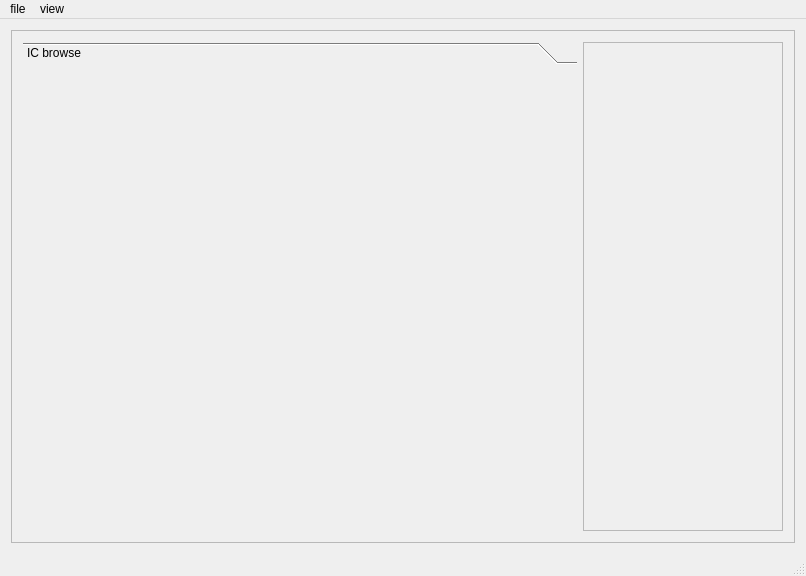
<?xml version="1.0" encoding="UTF-8"?>
<ui version="4.0">
 <class>MainWindow</class>
 <widget class="QMainWindow" name="MainWindow">
  <property name="geometry">
   <rect>
    <x>0</x>
    <y>0</y>
    <width>806</width>
    <height>576</height>
   </rect>
  </property>
  <property name="sizePolicy">
   <sizepolicy hsizetype="Expanding" vsizetype="Expanding">
    <horstretch>0</horstretch>
    <verstretch>0</verstretch>
   </sizepolicy>
  </property>
  <property name="windowTitle">
   <string>MainWindow</string>
  </property>
  <widget class="QWidget" name="centralWidget">
   <property name="sizePolicy">
    <sizepolicy hsizetype="Expanding" vsizetype="Expanding">
     <horstretch>0</horstretch>
     <verstretch>0</verstretch>
    </sizepolicy>
   </property>
   <property name="minimumSize">
    <size>
     <width>300</width>
     <height>300</height>
    </size>
   </property>
   <layout class="QVBoxLayout" name="verticalLayout">
    <item>
     <widget class="QFrame" name="workspace">
      <property name="sizePolicy">
       <sizepolicy hsizetype="Expanding" vsizetype="Expanding">
        <horstretch>0</horstretch>
        <verstretch>0</verstretch>
       </sizepolicy>
      </property>
      <property name="frameShape">
       <enum>QFrame::StyledPanel</enum>
      </property>
      <property name="frameShadow">
       <enum>QFrame::Raised</enum>
      </property>
      <layout class="QHBoxLayout" name="horizontalLayout">
       <item>
        <widget class="QToolBox" name="toolBox">
         <property name="currentIndex">
          <number>0</number>
         </property>
         <widget class="QWidget" name="ICBrowser">
          <property name="geometry">
           <rect>
            <x>0</x>
            <y>0</y>
            <width>562</width>
            <height>469</height>
           </rect>
          </property>
          <attribute name="label">
           <string>IC browse</string>
          </attribute>
         </widget>
        </widget>
       </item>
       <item>
        <widget class="QFrame" name="frame">
         <property name="minimumSize">
          <size>
           <width>200</width>
           <height>200</height>
          </size>
         </property>
         <property name="frameShape">
          <enum>QFrame::StyledPanel</enum>
         </property>
         <property name="frameShadow">
          <enum>QFrame::Raised</enum>
         </property>
        </widget>
       </item>
      </layout>
     </widget>
    </item>
   </layout>
  </widget>
  <widget class="QMenuBar" name="menuBar">
   <property name="geometry">
    <rect>
     <x>0</x>
     <y>0</y>
     <width>806</width>
     <height>19</height>
    </rect>
   </property>
   <widget class="QMenu" name="menufile">
    <property name="title">
     <string>file</string>
    </property>
    <addaction name="actionLoad_from_file"/>
    <addaction name="actionquit"/>
   </widget>
   <widget class="QMenu" name="menuview">
    <property name="title">
     <string>view</string>
    </property>
    <addaction name="actioncpu_load"/>
    <addaction name="actionstremers_throughput"/>
   </widget>
   <addaction name="menufile"/>
   <addaction name="menuview"/>
  </widget>
  <widget class="QStatusBar" name="statusBar"/>
  <action name="actionquit">
   <property name="text">
    <string>quit</string>
   </property>
  </action>
  <action name="actionLoad_from_file">
   <property name="text">
    <string>Load from file</string>
   </property>
  </action>
  <action name="actioncpu_load">
   <property name="text">
    <string>cpu load</string>
   </property>
  </action>
  <action name="actionstremers_throughput">
   <property name="text">
    <string>stremers throughput</string>
   </property>
  </action>
 </widget>
 <layoutdefault spacing="6" margin="11"/>
 <resources/>
 <connections>
  <connection>
   <sender>actionquit</sender>
   <signal>triggered()</signal>
   <receiver>MainWindow</receiver>
   <slot>close()</slot>
   <hints>
    <hint type="sourcelabel">
     <x>-1</x>
     <y>-1</y>
    </hint>
    <hint type="destinationlabel">
     <x>156</x>
     <y>170</y>
    </hint>
   </hints>
  </connection>
 </connections>
</ui>
